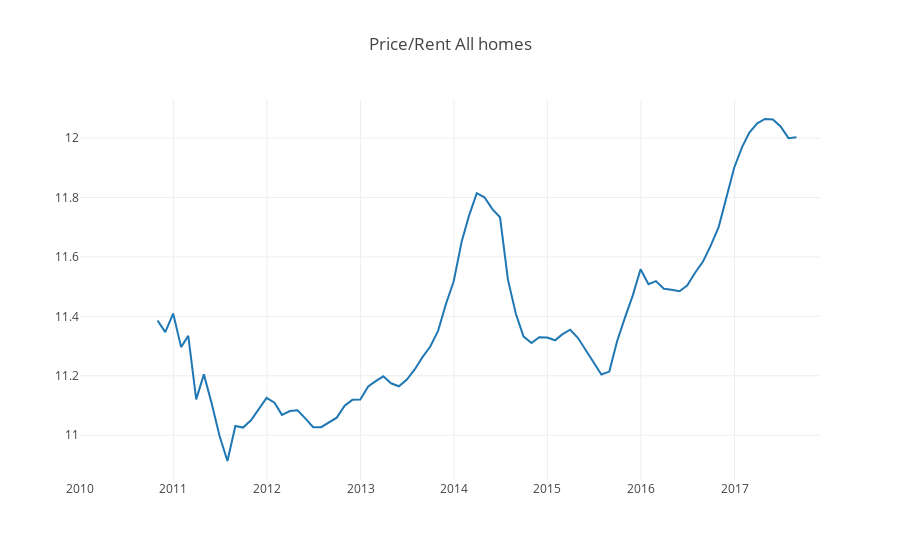

Notebook source saved alongside this figure:
### Markdown cell above
* The median sold price of house is 105.7k in 1996, it is keep on incresing till 2006.
* The few group of states have similar sales price.
* The sales price for 17 states are not avialable.
***
## Price To Rent Ratio,
"This ratio is first calculated at the individual home level, where the estimated home value is divided by 12 times its estimated monthly rent price. The the median of all home-level price-to-rent ratios for a given region is then calculated."

### Code cell
data = [go.Scatter(x = state_month['Date'],y = state_month['PriceToRentRatio_AllHomes'])]
layout = {'title':'Price/Rent All homes','xaxis':{'range':['2010-01-01','2017-12-01']}}
py.iplot({'data':data,'layout':layout})

### Figure 1 — Plotly figure (JSON) as saved in the notebook; plotly's stock layout.template omitted (floating-point values rounded to 4 significant figures; data arrays with more than 128 entries replaced by an {"elided": "..."} marker saying what was removed)
{"data": [{"type": "scatter", "x": {"elided": "257 str values"}, "y": {"elided": "257 float values"}}], "layout": {"title": "Price/Rent All homes", "xaxis": {"range": ["2010-01-01", "2017-12-01"]}}}
